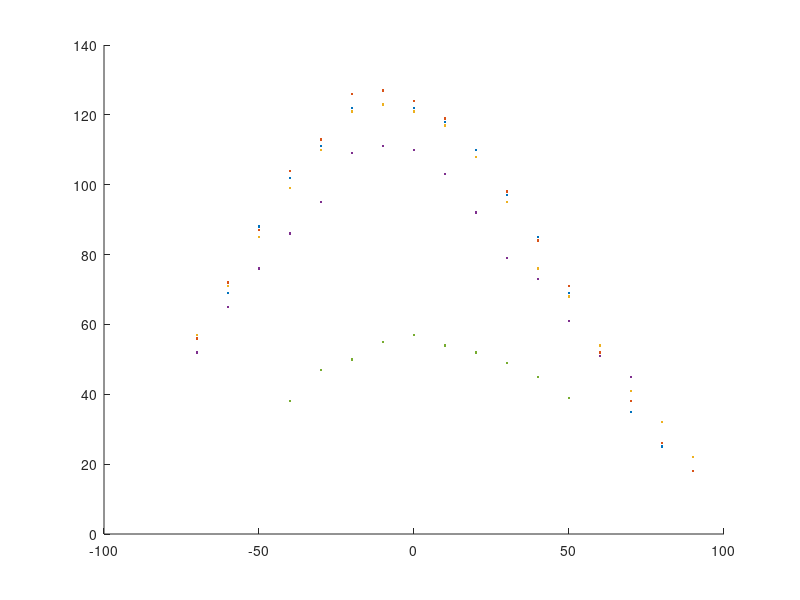
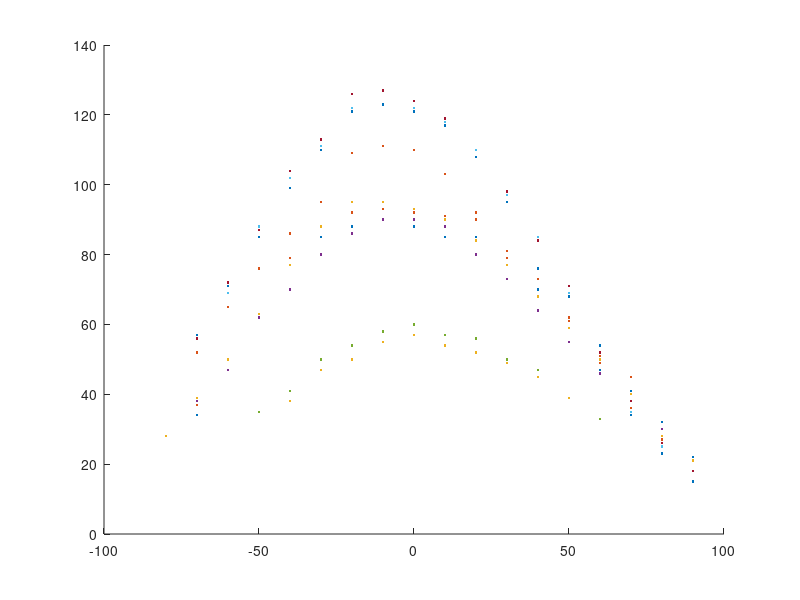
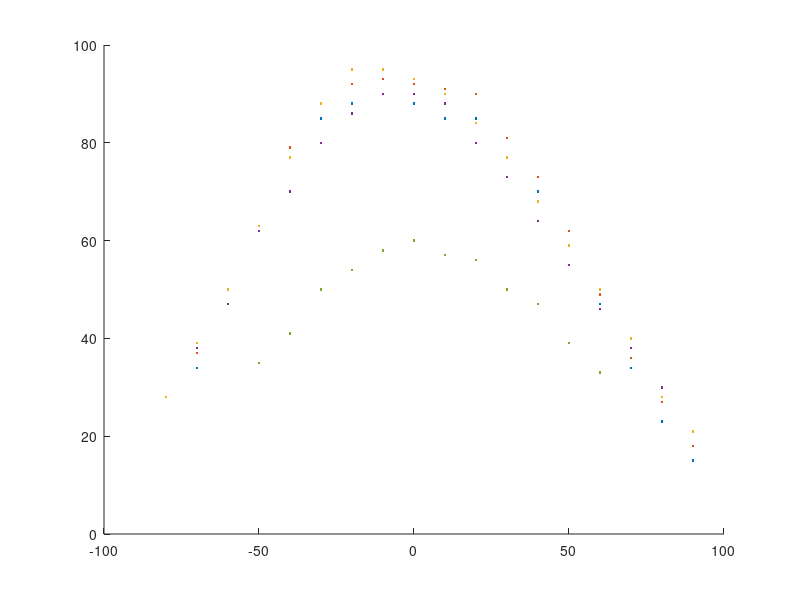

Recreate these plots in MATLAB, in order.
clc
close all
clear all
%% Definición de parametros
A = 1;
B = 1;
C = 1;
D = 1;
E = 1;
Angles = deg2rad([0,10,20,30,40,50,60,70,80,90,-10,-20,-30,-40,-50,-60,-70,-80,-90]');
AnglesD60 = ([0,10,20,30,40,50,60,70,80,90,-10,-20,-30,-40,-50,-60]');
D60 = [122,118,110,97,85,69,51,35,25,18,123,122,111,102,88,69]';
AnglesD50 = ([0,10,20,30,40,50,60,70,80,90,-10,-20,-30,-40,-50,-60,-70]');
D50 = [124,119,108,98,84,71,52,38,26,18,127,126,113,104,87,72,56]';
AnglesD40 = ([0,10,20,30,40,50,60,70,80,90,-10,-20,-30,-40,-50,-60,-70]');
D40 = [121,117,108,95,76,68,54,41,32,22,123,121,110,99,85,71,57]';
AnglesD30 = ([0,10,20,30,40,50,60,70,-10,-20,-30,-40,-50,-60,-70]');
D30 = [110,103,92,79,73,61,51,45,111,109,95,86,76,65,52]';
AnglesD15 = ([0,10,20,30,40,50,-10,-20,-30,-40]');
D15 = [57,54,52,49,45,39,55,50,47,38]';

figure(1)
hold on
plot(AnglesD60,D60,'.')
plot(AnglesD50,D50,'.')
plot(AnglesD40,D40,'.')
plot(AnglesD30,D30,'.')
plot(AnglesD15,D15,'.')

Angles = ([0,10,20,30,40,50,60,70,80,90,-10,-20,-30,-40,-50,-60,-70,-80,-90]');
AnglesD60bis = ([0,10,20,30,40,50,60,70,80,90,-10,-20,-30,-40,-50,-60,-70]');
D60bis = [88,85,85,77,70,59,47,34,23,15,90,88,85,77,62,47,34]';
AnglesD50bis = ([0,10,20,30,40,50,60,70,80,90,-10,-20,-30,-40,-50,-60,-70]');
D50bis = [92,91,90,81,73,62,49,36,27,18,93,92,88,79,62,50,37]';
AnglesD40bis = ([0,10,20,30,40,50,60,70,80,90,-10,-20,-30,-40,-50,-60,-70,-80]');
D40bis = [93,90,84,77,68,59,50,40,28,21,95,95,88,77,63,50,39,28]';
AnglesD30bis = ([0,10,20,30,40,50,60,70,80,-10,-20,-30,-40,-50,-60,-70]');
D30bis = [90,88,80,73,64,55,46,38,30,90,86,80,70,62,47,38]';
AnglesD15bis = ([0,10,20,30,40,50,60,-10,-20,-30,-40,-50]');
D15bis = [60,57,56,50,47,39,33,58,54,50,41,35]';


figure(12)
hold on
plot(AnglesD60bis,D60bis,'.')
plot(AnglesD50bis,D50bis,'.')
plot(AnglesD40bis,D40bis,'.')
plot(AnglesD30bis,D30bis,'.')
plot(AnglesD15bis,D15bis,'.')


figure(3)
hold on
plot(AnglesD60bis,D60bis,'.')
plot(AnglesD50bis,D50bis,'.')
plot(AnglesD40bis,D40bis,'.')
plot(AnglesD30bis,D30bis,'.')
plot(AnglesD15bis,D15bis,'.')
plot(AnglesD60,D60,'.')
plot(AnglesD50,D50,'.')
plot(AnglesD40,D40,'.')
plot(AnglesD30,D30,'.')
plot(AnglesD15,D15,'.')

angles60_plus_90 = [90,80,70,60,50,40,30,20]';
D60_plus_90 = [17,20,42,58,74,84,92,99];
% Funcion empleada
%% Parametros para el de 60
 a60 =       56.39;  %(53.62, 59.17)
 b60 =      -1.615;  %(-1.692, -1.537)
 c60 =      -9.925;  %(-11.34, -8.509)
 d60 =       1.205;  %(1.091, 1.32)
%% Parametros para el de 50
       a50 =       56.31;  %(53.34, 59.28)
       b50 =      -1.629;  %(-1.711, -1.547)
       c50 =      -10.52;  %(-12.04, -8.996)
       d50 =       1.241;  %(1.117, 1.365)
%% Parametros para el de 40
       a40 =       49.85;  %(47.25, 52.45)
       b40 =      -1.714;  %(-1.804, -1.624)
       c40 =      -11.29;  %(-13.15, -9.434)
       d40 =       1.456;  %(1.325, 1.588)
%% Parametros para el de 30
       a30 =        32.3;  %(29.46, 35.14)
       b30 =       2.192;  %(1.989, 2.396)
       c30 =       15.36;  %(11.76, 18.96)
       d30 =       2.403;  %(2.104, 2.701)
%% Parametros para el de 15
%% Parametros para el de 60bis
       a60bis =       49.06;  %(34.74, 63.37)
       b60bis =      -1.384;  %(-1.688, -1.08)
       c60bis =      -2.083;  %(-4.846, 0.6789)
       d60bis =      0.8622;  %(0.2941, 1.43)
%% Parametros para el de 50bis
       a50bis =       46.51;  %(37.15, 55.87)
       b50bis =       1.473;  %(1.236, 1.71)
       c50bis =       1.664;  %(-0.7561, 4.083)
       d50bis =       1.057;  %(0.6224, 1.492)
%% Parametros para el de 40bis
       a40bis =        39.9;  %(34.07, 45.73)
       b40bis =      -1.632;  %(-1.854, -1.409)
       c40bis =      -3.722;  %(-6.741, -0.7026)
       d40bis =       1.385;  %(1.017, 1.753)

%% Parametros para el de 30bis
       a30bis =       31.73;  %(28.68, 34.78)
       b30bis =      -1.859;  %(-2.029, -1.688)
       c30bis =      -4.769;  %(-7.024, -2.514)
       d30bis =       1.848;  %(1.562, 2.133)
%% Parametros para el de 15bis
%a = mean(abs([a30,a40,a50,a60]));
b = mean(abs([b30,b40,b50,b60]));
c = mean(abs([c30,c40,c50,c60]));
d = mean(abs([d30,d40,d50,d60]));


bbis = mean(abs([b30bis,b40bis,b50bis,b60bis]));
cbis = mean(abs([c30bis,c40bis,c50bis,c60bis]));
dbis = mean(abs([d30bis,d40bis,d50bis,d60bis]));